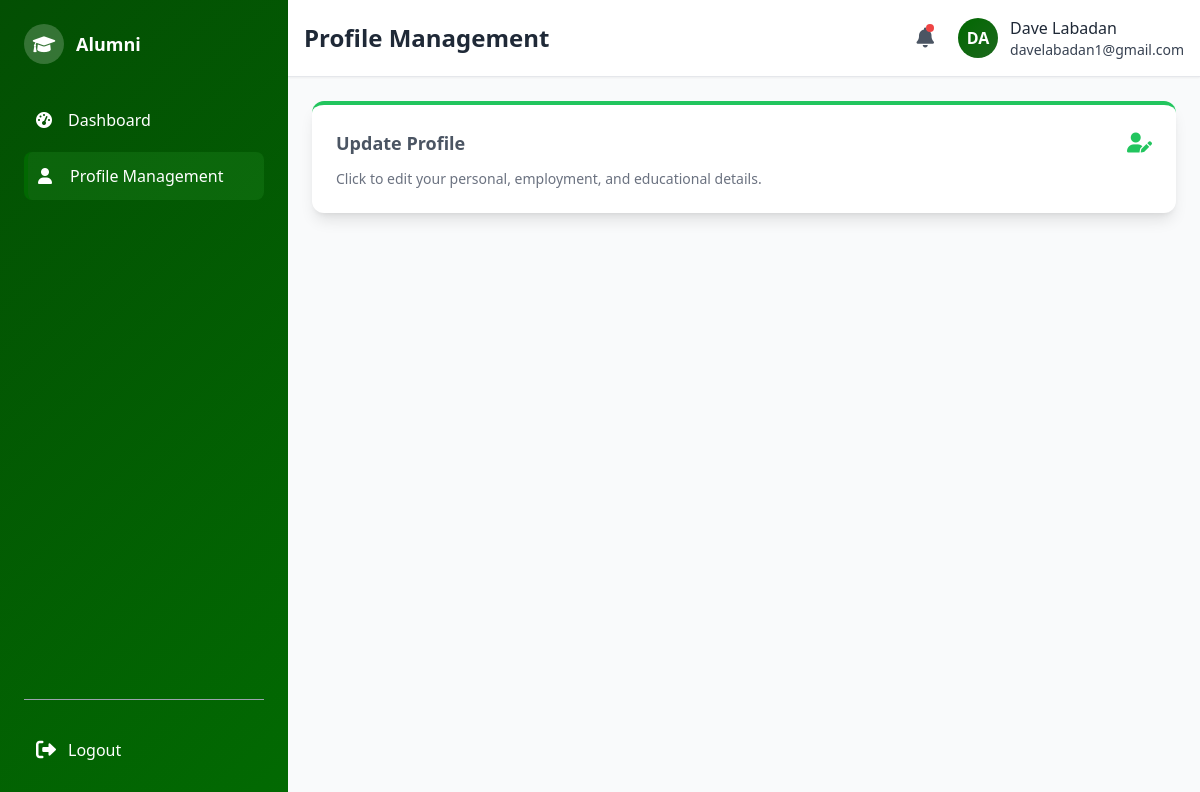
Before: /alumni/alumni_profile.php (signed in) with the older database file.
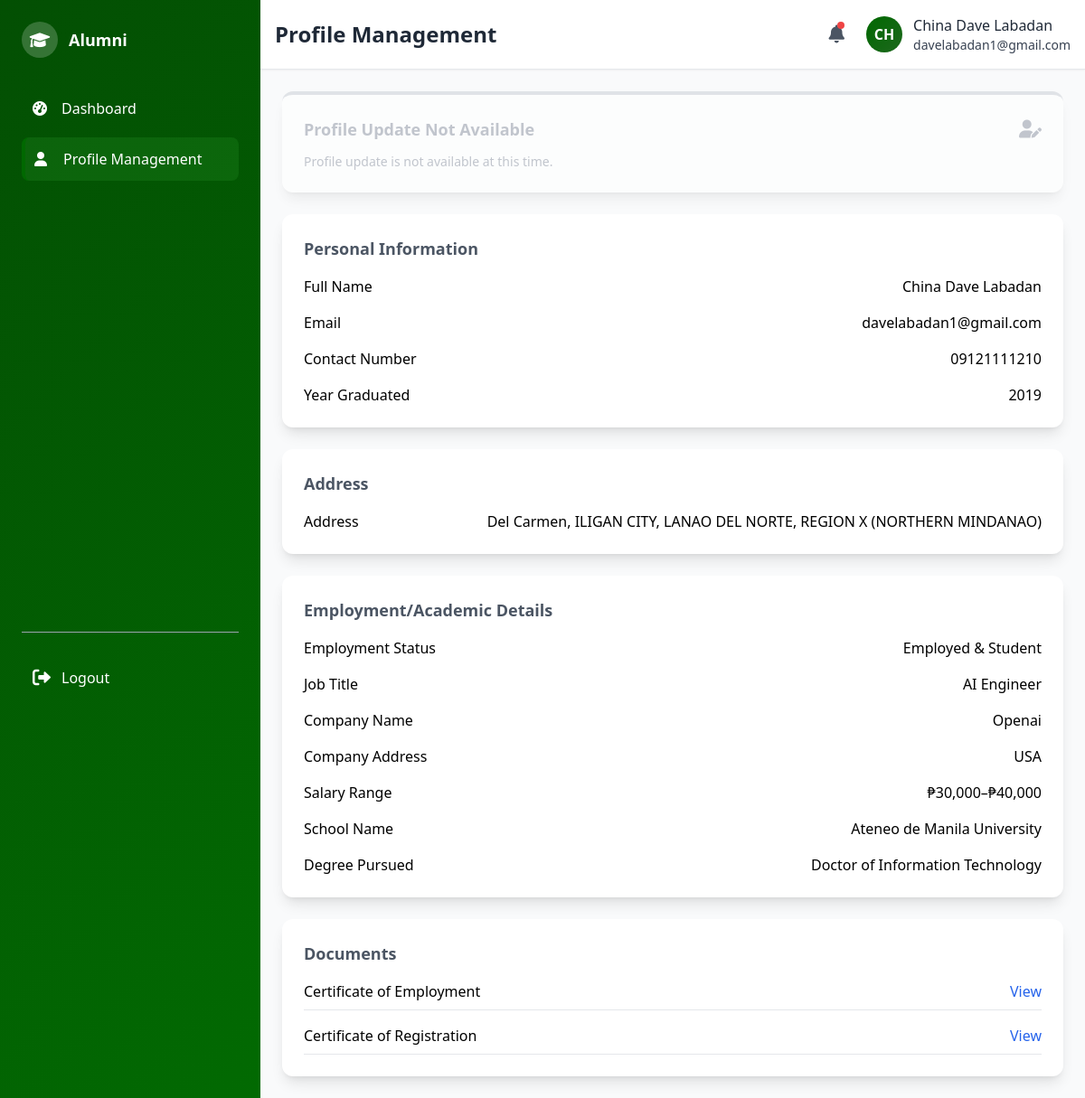
After: the same page with the newer database file.
### tables this page shows
CREATE TABLE `users` (
  `user_id` int(11) NOT NULL,
  `email` varchar(100) NOT NULL,
  `password` varchar(200) NOT NULL,
  `role` enum('admin','alumni') NOT NULL,
  `name` varchar(150) NOT NULL,
  `created_at` timestamp NOT NULL DEFAULT current_timestamp()
);

CREATE TABLE `alumni_profile` (
  `user_id` int(11) NOT NULL,
  `address_id` int(11) DEFAULT NULL,
  `first_name` varchar(100) NOT NULL,
  `middle_name` varchar(100) DEFAULT NULL,
  `last_name` varchar(100) NOT NULL,
  `contact_number` varchar(20) NOT NULL,
  `year_graduated` year(4) DEFAULT NULL,
  `employment_status` enum('Employed','Self-Employed','Unemployed','Student','Employed & Student') DEFAULT NULL,
  `photo_path` varchar(255) DEFAULT NULL,
  `last_profile_update` timestamp NULL DEFAULT NULL,
  `submission_status` enum('Pending','Approved','Rejected') DEFAULT 'Pending',
  `rejection_reason` text DEFAULT NULL,
  `rejected_at` timestamp NULL DEFAULT NULL,
  `submitted_at` timestamp NOT NULL DEFAULT current_timestamp()
);

CREATE TABLE `employment_info` (
  `employment_id` int(11) NOT NULL,
  `user_id` int(11) NOT NULL,
  `job_title_id` int(11) DEFAULT NULL,
  `company_name` varchar(150) DEFAULT NULL,
  `salary_range` enum('Below ₱10,000','₱10,000–₱20,000','₱20,000–₱30,000','₱30,000–₱40,000','₱40,000–₱50,000','Above ₱50,000') DEFAULT NULL,
  `business_type` varchar(255) DEFAULT NULL,
  `company_address` varchar(255) DEFAULT NULL
);

CREATE TABLE `job_titles` (
  `job_title_id` int(11) NOT NULL,
  `title` varchar(150) NOT NULL
);

CREATE TABLE `education_info` (
  `education_id` int(11) NOT NULL,
  `user_id` int(11) NOT NULL,
  `school_name` varchar(255) NOT NULL,
  `degree_pursued` varchar(255) NOT NULL,
  `start_year` year(4) DEFAULT NULL,
  `end_year` year(4) DEFAULT NULL
);

CREATE TABLE `alumni_documents` (
  `doc_id` int(11) NOT NULL,
  `user_id` int(11) NOT NULL,
  `document_type` enum('COR','COE','B_CERT') NOT NULL,
  `file_path` varchar(255) NOT NULL
);

### alumni/alumni_profile.php (the view, shortened to what the changed rows need)
<?php
include("../connect.php");
$user_id = $_SESSION['user_id'];
$page_title = "Profile Management";
$stmt = $conn->prepare("
    SELECT ap.*, u.email,
           tb.barangay_name, tm.municipality_name, tp.province_name, tr.region_name,
           tr.region_id, tp.province_id, tm.municipality_id, tb.barangay_id
    FROM alumni_profile ap
    LEFT JOIN users u ON ap.user_id = u.user_id
    LEFT JOIN address a ON ap.address_id = a.address_id
    LEFT JOIN table_barangay tb ON a.barangay_id = tb.barangay_id
    LEFT JOIN table_municipality tm ON tb.municipality_id = tm.municipality_id
    LEFT JOIN table_province tp ON tm.province_id = tp.province_id
    LEFT JOIN table_region tr ON tp.region_id = tr.region_id
    WHERE ap.user_id = ?
");
$stmt->bind_param("i", $user_id);
$stmt->execute();
$result = $stmt->get_result();
$profile = $result->fetch_assoc() ?: [];
$stmt = $conn->prepare("SELECT ei.*, jt.title AS job_title, ei.business_type FROM employment_info ei LEFT JOIN job_titles jt ON ei.job_title_id = jt.job_title_id WHERE ei.user_id = ?");
$stmt->bind_param("i", $user_id);
$stmt->execute();
$result = $stmt->get_result();
$employment = $result->fetch_assoc() ?: [];
$stmt = $conn->prepare("SELECT * FROM education_info WHERE user_id = ?");
$stmt->bind_param("i", $user_id);
$stmt->execute();
$result = $stmt->get_result();
$education = $result->fetch_assoc() ?: [];
$stmt = $conn->prepare("SELECT document_type, file_path FROM alumni_documents WHERE user_id = ?");
$stmt->bind_param("i", $user_id);
$stmt->execute();
$result = $stmt->get_result();
$docs = $result->fetch_all(MYSQLI_ASSOC);
$is_profile_rejected = !empty($profile) && ($profile['submission_status'] ?? '') === 'Rejected';
$can_update_yearly = empty($profile) ||
                     ($profile && ($profile['last_profile_update'] === null ||
                      strtotime($profile['last_profile_update'] . ' +1 year') <= time()));
$can_reupload = $is_profile_rejected;
$can_update = empty($profile) || $can_update_yearly || $can_reupload;
$full_name = 'Alumni';
if (!empty($profile)) {
    $full_name = trim(
        ($profile['first_name'] ?? '') . ' ' .
        ($profile['middle_name'] ?? '') . ' ' .
        ($profile['last_name'] ?? '')
    );
}
?>
<div class="space-y-6">
    <div id="updateProfileBtn" class="bg-white p-6 rounded-xl shadow-lg flex flex-col justify-between hover:shadow-xl transition duration-200 border-t-4 <?php echo $can_update ? 'border-green-500 cursor-pointer' : 'border-gray-300 cursor-not-allowed'; ?>">
        <div class="flex items-center justify-between mb-3">
            <h3 class="text-lg font-semibold <?php echo $can_update ? 'text-gray-600' : 'text-gray-400'; ?>">
                <?php echo $can_update ? 'Update Profile' : 'Profile Update Not Available'; ?>
            </h3>
            <i class="fas fa-user-edit text-xl <?php echo $can_update ? 'text-green-500' : 'text-gray-400'; ?>"></i>
        </div>
        <p class="text-sm <?php echo $can_update ? 'text-gray-500' : 'text-gray-400'; ?>">
            <?php
            if ($can_update) {
                echo 'Click to edit your personal, employment, and educational details.';
            } else {
                if (!empty($profile) && ($profile['submission_status'] ?? '') === 'Approved') {
                    echo 'Your profile has been approved. You can update again after one year.';
                } else {
                    echo 'Profile update is not available at this time.';
                }
            }
            ?>
        </p>
    </div>
    <?php if (!empty($profile) && ($profile['submission_status'] ?? '') !== 'Rejected'): ?>
        <div class="bg-white p-6 rounded-xl shadow-lg">
            <h3 class="text-lg font-semibold text-gray-600 mb-4">Personal Information</h3>
            <dl class="grid grid-cols-1 gap-4">
                <div class="flex justify-between">
                    <dt class="font-medium">Full Name</dt>
                    <dd><?php echo htmlspecialchars($full_name); ?></dd>
                </div>
                <div class="flex justify-between">
                    <dt class="font-medium">Email</dt>
                    <dd><?php echo htmlspecialchars($profile['email'] ?? 'N/A'); ?></dd>
                </div>
                <div class="flex justify-between">
                    <dt class="font-medium">Contact Number</dt>
                    <dd><?php echo htmlspecialchars($profile['contact_number'] ?? 'N/A'); ?></dd>
                </div>
                <div class="flex justify-between">
                    <dt class="font-medium">Year Graduated</dt>
                    <dd><?php echo htmlspecialchars($profile['year_graduated'] ?? 'N/A'); ?></dd>
                </div>
            </dl>
        </div>
        <div class="bg-white p-6 rounded-xl shadow-lg">
            <h3 class="text-lg font-semibold text-gray-600 mb-4">Address</h3>
            <dl class="grid grid-cols-1 gap-4">
                <div class="flex justify-between">
                    <dt class="font-medium">Address</dt>
                    <dd><?php echo htmlspecialchars(
                        ($profile['barangay_name'] ?? '') . ', ' .
                        ($profile['municipality_name'] ?? '') . ', ' .
                        ($profile['province_name'] ?? '') . ', ' .
                        ($profile['region_name'] ?? '')
                    ); ?></dd>
                </div>
            </dl>
        </div>
        <div class="bg-white p-6 rounded-xl shadow-lg">
            <h3 class="text-lg font-semibold text-gray-600 mb-4">Employment/Academic Details</h3>
            <dl class="grid grid-cols-1 gap-4">
                <div class="flex justify-between">
                    <dt class="font-medium">Employment Status</dt>
                    <dd><?php echo htmlspecialchars($profile['employment_status'] ?? 'Not Set'); ?></dd>
                </div>
                <?php if (in_array($profile['employment_status'] ?? '', ['Employed', 'Self-Employed', 'Employed & Student'])): ?>
                    <?php if (($profile['employment_status'] ?? '') !== 'Self-Employed'): ?>
                        <div class="flex justify-between">
                            <dt class="font-medium">Job Title</dt>
                            <dd><?php echo htmlspecialchars($employment['job_title'] ?? 'N/A'); ?></dd>
                        </div>
                        <div class="flex justify-between">
                            <dt class="font-medium">Company Name</dt>
                            <dd><?php echo htmlspecialchars($employment['company_name'] ?? 'N/A'); ?></dd>
                        </div>
                        <div class="flex justify-between">
                            <dt class="font-medium">Company Address</dt>
                            <dd><?php echo htmlspecialchars($employment['company_address'] ?? 'N/A'); ?></dd>
                        </div>
                    <?php endif; ?>
                    <div class="flex justify-between">
                        <dt class="font-medium"><?php echo (($profile['employment_status'] ?? '') === 'Self-Employed') ? 'Monthly Income Range' : 'Salary Range'; ?></dt>
                        <dd><?php echo htmlspecialchars($employment['salary_range'] ?? 'N/A'); ?></dd>
                    </div>
                <?php endif; ?>
                <?php if (in_array($profile['employment_status'] ?? '', ['Student', 'Employed & Student'])): ?>
                    <div class="flex justify-between">
                        <dt class="font-medium">School Name</dt>
                        <dd><?php echo htmlspecialchars($education['school_name'] ?? 'N/A'); ?></dd>
                    </div>
                    <div class="flex justify-between">
                        <dt class="font-medium">Degree Pursued</dt>
                        <dd><?php echo htmlspecialchars($education['degree_pursued'] ?? 'N/A'); ?></dd>
                    </div>
                <?php endif; ?>
            </dl>
        </div>
        <div class="bg-white p-6 rounded-xl shadow-lg">
            <h3 class="text-lg font-semibold text-gray-600 mb-4">Documents</h3>
            <?php if (empty($docs)): ?>
                <p class="text-sm text-gray-500">No documents uploaded.</p>
            <?php else: ?>
                <div class="space-y-4">
                    <?php
                    foreach ($docs as $doc):
                        $doc_type_name = $doc['document_type'] === 'COE' ? 'Certificate of Employment' :
                                    ($doc['document_type'] === 'B_CERT' ? 'Business Certificate' :
                                    ($doc['document_type'] === 'COR' ? 'Certificate of Registration' : $doc['document_type']));
                    ?>
                        <div class="flex justify-between items-center border-b pb-2">
                            <span class="font-medium"><?php echo htmlspecialchars($doc_type_name); ?></span>
                            <a href="../<?php echo htmlspecialchars($doc['file_path']); ?>" target="_blank" class="text-blue-600 hover:underline">View</a>
                        </div>
                    <?php endforeach; ?>
                </div>
            <?php endif; ?>
        </div>
    <?php endif; ?>
</div>
<?php
$page_content = ob_get_clean();
include("alumni_format.php");
?>

### alumni/alumni_format.php (shortened to what the changed rows need)
<?php
include("../connect.php");
$user_id = $_SESSION["user_id"];
$stmt = $conn->prepare("
    SELECT ap.first_name, ap.last_name, u.email, u.name as user_name
    FROM users u
    LEFT JOIN alumni_profile ap ON u.user_id = ap.user_id
    WHERE u.user_id = ?
");
$stmt->bind_param("i", $user_id);
$stmt->execute();
$result = $stmt->get_result();
$profile = $result->fetch_assoc() ?: [];
$full_name = 'Alumni';
if (!empty($profile)) {
    if (!empty($profile['first_name']) || !empty($profile['last_name'])) {
        $full_name = trim(
            ($profile['first_name'] ?? '') . ' ' .
            ($profile['last_name'] ?? '')
        );
    } elseif (!empty($profile['user_name'])) {
        $full_name = $profile['user_name'];
    }
}
$page_title = $page_title ?? "Alumni Page";
?>
<!DOCTYPE html>
<html lang="en">
<head>
    <script src="https://cdn.tailwindcss.com"></script>
    <link href="https://cdnjs.cloudflare.com/ajax/libs/font-awesome/6.0.0/css/all.min.css" rel="stylesheet">
    <link rel="stylesheet" href="alumni_format.css">
</head>
<body class="bg-gray-50 min-h-screen flex">
    <aside class="w-72 gradient-bg text-white flex-shrink-0">
        <div class="sidebar-wrapper flex flex-col justify-between">
            <div class="p-6">
                <div class="flex items-center space-x-3 mb-8">
                    <h2 class="font-bold text-lg">Alumni</h2>
                </div>
            </div>
        </div>
    </aside>
    <div class="flex-1 flex flex-col">
        <header class="bg-white shadow-sm border-b p-4">
            <div class="flex items-center justify-between">
                <h1 class="text-2xl font-bold text-gray-800"><?php echo htmlspecialchars($page_title); ?></h1>
                <div class="flex items-center space-x-6">
                    <div class="flex items-center space-x-3">
                        <div class="profile-avatar w-10 h-10 rounded-full flex items-center justify-center text-white font-bold overflow-hidden">
                            <?php
                            $stmt = $conn->prepare("SELECT ap.photo_path, u.name, u.email FROM users u LEFT JOIN alumni_profile ap ON u.user_id = ap.user_id WHERE u.user_id = ?");
                            $stmt->bind_param("i", $user_id);
                            $stmt->execute();
                            $result = $stmt->get_result();
                            $initials = 'AL';
                            $user_email = '';
                            $photo_path = null;
                            if ($row = $result->fetch_assoc()) {
                                $initials = strtoupper(substr(trim($row['name'] ?: 'Alumni'), 0, 2));
                                $user_email = $row['email'];
                                $photo_path = $row['photo_path'];
                            }
                            if ($photo_path && file_exists("../" . $photo_path)) {
                                echo '<img src="../' . htmlspecialchars($photo_path) . '" alt="Profile" class="w-full h-full object-cover">';
                            } else {
                                echo htmlspecialchars($initials);
                            }
                            ?>
                        </div>
                        <div class="hidden md:block">
                            <p class="font-medium text-gray-800"><?php echo htmlspecialchars($full_name); ?></p>
                            <p class="font-medium text-gray-700 text-sm"><?php echo htmlspecialchars($user_email); ?></p>
                        </div>
                    </div>
                </div>
            </div>
        </header>
        <main class="flex-1 p-6 overflow-auto">
            <?php echo $page_content ?? ''; ?>
        </main>
    </div>
</body>
</html>

Changed rows visible on the page:
no longer on this page (row edited): users: name "DA", name "Dave Labadan", email "davelabadan1@gmail.com"
added alumni_profile: user_id.name "CH", full_name "China Dave Labadan", user_id.email "davelabadan1@gmail.com"
added employment_info: job_title.title "AI Engineer", company_name "Openai", company_address "USA", salary_range "₱30,000–₱40,000"
added education_info: school_name "Ateneo de Manila University", degree_pursued "Doctor of Information Technology"
added alumni_documents: document_type "Certificate of Employment"
added alumni_documents: document_type "Certificate of Registration"
Other visible differences:
$full_name: (not shown) → "China Dave Labadan"
$profile['email']: (not shown) → "davelabadan1@gmail.com"
$profile['contact_number']: (not shown) → "09121111210"
$profile['year_graduated']: (not shown) → "2019"
$profile['employment_status']: (not shown) → "Employed & Student"
text no longer shown: "Update Profile Click to edit your personal, employment, and educational details."
text now shown: "Profile Update Not Available Profile update is not available at this time. Personal Information Full Name Email Contact Number Year Graduated Address Address Del Carmen, ILIGAN CITY, LANAO DEL NORTE, REGION X (NORTHERN MINDANAO) Employment/Academic Details Employment Status Job Title Company Name Company Address Salary Range School Name Degree Pursued Documents"
